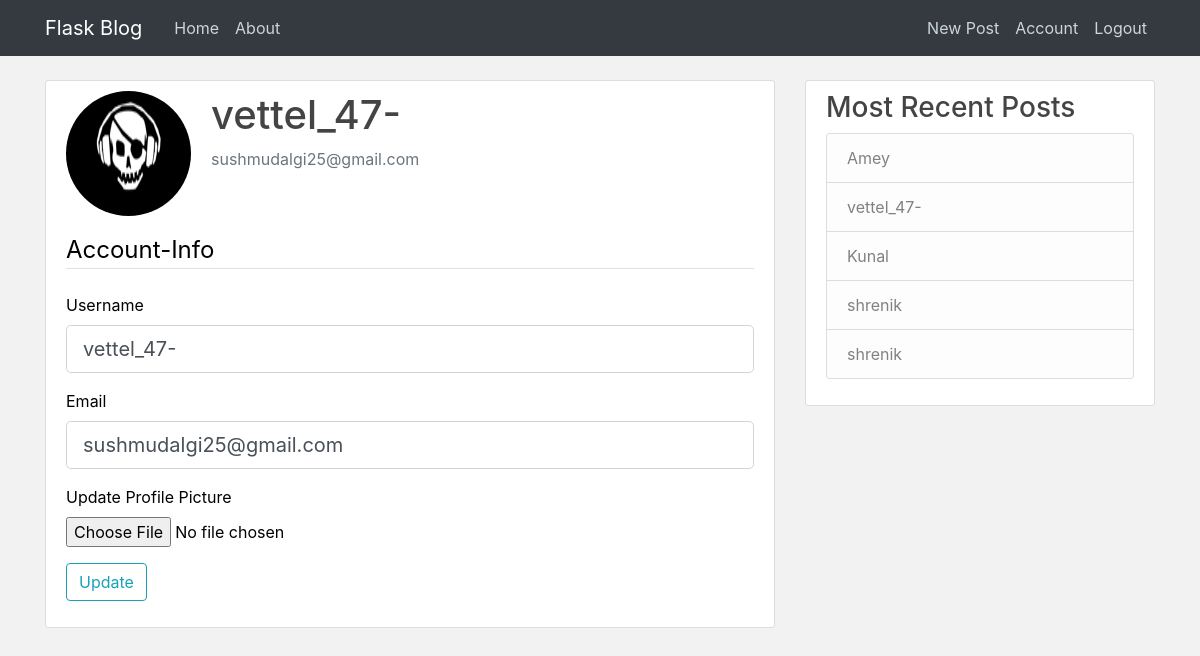
Page /account (signed in) on the committed database.
### flaskblog/models.py (models this page shows, shortened)
class User(db.Model,UserMixin):
    id = db.Column(db.Integer, primary_key=True)
    username = db.Column(db.String(20), unique=True, nullable=False)
    email = db.Column(db.String(120), unique=True, nullable=False)
    image_file = db.Column(db.String(20), nullable=False, default='default.png')
    password = db.Column(db.String(60), nullable=False)
    posts = db.relationship('Post', backref='author', lazy=True)

class Post(db.Model):
    id = db.Column(db.Integer, primary_key=True)
    title = db.Column(db.String(100), nullable=False)
    date_posted = db.Column(db.DateTime, nullable=False, default=datetime.utcnow)
    content = db.Column(db.Text, nullable=False)
    user_id = db.Column(db.Integer, db.ForeignKey('user.id'), nullable=False)

### flaskblog/routes.py (the view)
@app.route("/account", methods=['GET', 'POST'])
@login_required
def account():
    form = UpdateAccountForm()
    if form.validate_on_submit():
        if form.picture.data:
            picture_file = save_picture(form.picture.data)
            current_user.image_file = picture_file
        current_user.username = form.username.data
        current_user.email = form.email.data
        db.session.commit()
        flash('Your account has been updated!', 'success')
        return redirect(url_for('account'))
    elif request.method == 'GET':
        form.username.data = current_user.username
        form.email.data = current_user.email
    image_file = url_for('static', filename='profilepics/' + current_user.image_file)
    return render_template('account.html', title='Account',
                           image_file=image_file, form=form,Posts=Post.query.all()[:5])

### flaskblog/forms.py (shortened to what this page needs)
class UpdateAccountForm(FlaskForm):
    username = StringField('Username',
                           validators=[DataRequired(), Length(min=2, max=20)])
    email = StringField('Email',
                        validators=[DataRequired(), Email()])
    picture = FileField('Update Profile Picture', validators=[FileAllowed(['jpg', 'png'])])
    submit = SubmitField('Update')

### flaskblog/models.py (called while the page is built)
@login_manager.user_loader
def load_user(user_id):
    return User.query.get(int(user_id))

### flaskblog/templates/account.html (shortened to what this page needs)
{% extends "layout.html" %}
{% block content %}
<div class="content-section">
        <div class="media">
          <img class="rounded-circle account-img" src="{{ image_file }}">
          <div class="media-body">
            <h2 class="account-heading">{{ current_user.username }}</h2>
            <p class="text-secondary">{{ current_user.email }}</p>
          </div>
        </div>
        <form method="POST" action="" enctype="multipart/form-data">
            <fieldset class="from-group">
                <legend class="border-bottom mb-4">
                    Account-Info
                </legend>
                <div class="form-group">
                    {{ form.username.label(class="form-control-label") }}
                    {% if form.username.errors %}
                        {{ form.username(class="form-control form-control-lg is-invalid") }}
                        <div class="invalid-feedback">
                            {% for error in form.username.errors %}
                                <span>{{ error }}</span>
                            {% endfor %}
                        </div>
                            {% else %}
                                {{ form.username(class="form-control form-control-lg") }}
                    {% endif %}
                </div>
                <div class="form-group">
                    {{ form.email.label(class="form-control-label") }}
                    {% if form.email.errors %}
                    {{ form.email(class="form-control form-control-lg is-invalid") }}
                    <div class="invalid-feedback">
                        {% for error in form.email.errors %}
                            <span>{{ error }}</span>
                        {% endfor %}
                    </div>
                        {% else %}
                            {{ form.email(class="form-control form-control-lg") }}
                    {% endif %}
                </div>
                <div class="form-group">
                        {{ form.picture.label() }}
                        {{ form.picture(class="form-control-file") }}
                </div>
            </fieldset>
            <div class="form-group">
                {{ form.submit(class="btn btn-outline-info") }}
            </div>
        </form>
    </div>
{% endblock content %}

### flaskblog/templates/layout.html (shortened to what this page needs)
<!DOCTYPE html>
<html>
<head>
    <link rel="stylesheet" href="https://maxcdn.bootstrapcdn.com/bootstrap/4.0.0/css/bootstrap.min.css">
    <link rel="stylesheet" type="text/css" href="{{ url_for('static', filename='main.css') }}">
</head>
<body>
    <header class="site-header">
      <nav class="navbar navbar-expand-md navbar-dark bg-dark fixed-top">
        <div class="container">
          <a class="navbar-brand mr-4" href="/">Flask Blog</a>
          <div class="collapse navbar-collapse" id="navbarToggle">
            <div class="navbar-nav mr-auto">
              <a class="nav-item nav-link" href="{{ url_for('home') }}">Home</a>
              <a class="nav-item nav-link" href="{{ url_for('about') }}">About</a>
            </div>
            <div class="navbar-nav">
              {% if current_user.is_authenticated %}
                <a class="nav-item nav-link" href="{{ url_for('new_post') }}">New Post</a>
                <a class="nav-item nav-link" href="{{ url_for('account') }}">Account</a>
                <a class="nav-item nav-link" href="{{ url_for('logout') }}">Logout</a>
              {% else %}
                <a class="nav-item nav-link" href="{{ url_for('login') }}">Login</a>
                <a class="nav-item nav-link" href="{{ url_for('register') }}">Register</a>
              {% endif %}
            </div>
          </div>
        </div>
      </nav>
    </header>
    <main role="main" class="container color1">
      <div class="row">
        <div class="col-md-8">
          {% block content %}{% endblock %}
        </div>
        <div class="col-md-4">
          <div class="content-section">
            <h3>Most Recent Posts </h3>
              <ul class="list-group">
                {% for posts in Posts %}
                  <li class="list-group-item list-group-item-light">  {{ posts.author.username }}</li>
                {% endfor %}
              </ul>
          </div>
        </div>
      </div>
    </main>
</body>
</html>

### flaskblog/static/main.css (style rules this page uses)
body { background: rgb(0, 51, 102); color: #333333; margin-top: 5rem; }
h1, h2, h3, h4, h5, h6 { color: #444444; }
.site-header .navbar-nav .nav-link { color: #cbd5db; }
.content-section { background: #ffffff; padding: 10px 20px; border: 1px solid #dddddd; border-radius: 3px; margin-bottom: 20px; }
.account-img { height: 125px; width: 125px; margin-right: 20px; margin-bottom: 16px; }
.account-heading { font-size: 2.5rem; }

### flaskblog/templates/layout.html (style rules this page uses)
body { background:rgb(242, 242, 242); color: black; }

### rows in the picture
User: username "vettel_47-", email "sushmudalgi25@gmail.com"
Post: author.username "Amey"
Post: author.username "vettel_47-"
Post: author.username "Kunal"
Post: author.username "shrenik"
Post: author.username "shrenik"
